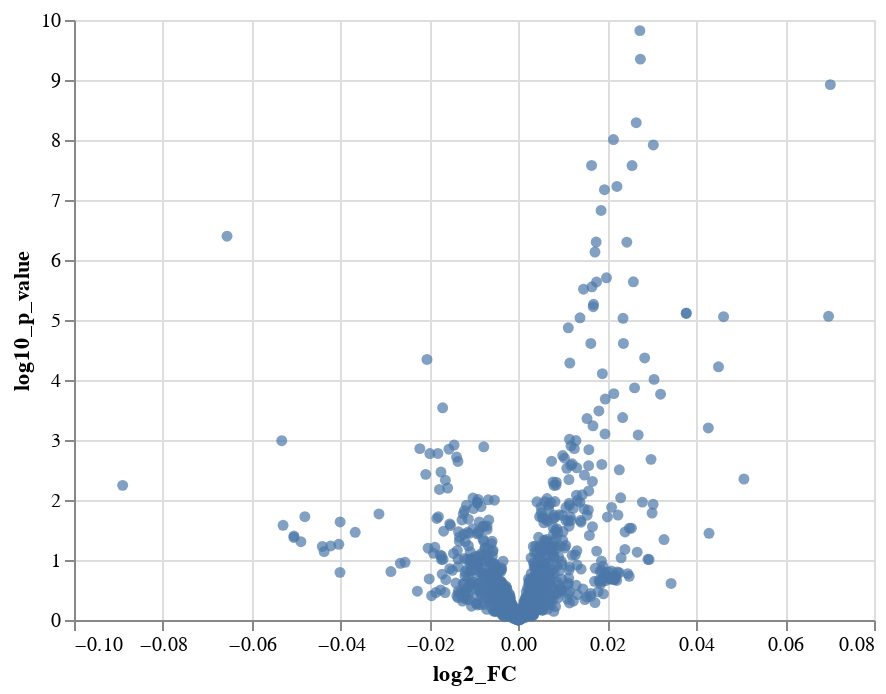

Write notebook code for a chart like this one.
### Code cell
altair.Chart(df_volcano_AD_MCI).mark_circle().encode(
    x='log2_FC',
    y='log10_p_value')

### Figure 1 — Vega-Lite specification as saved in the notebook (floating-point values rounded to 4 significant figures; data arrays with more than 128 entries replaced by an {"elided": "..."} marker saying what was removed)
{"config": {"view": {"continuousWidth": 400, "continuousHeight": 300}}, "data": {"name": "data-72f42d6a5f621b10fede62dc36ffba81"}, "mark": "circle", "encoding": {"x": {"field": "log2_FC", "type": "quantitative"}, "y": {"field": "log10_p_value", "type": "quantitative"}}, "$schema": "https://vega.github.io/schema/vega-lite/v4.17.0.json", "datasets": {"data-72f42d6a5f621b10fede62dc36ffba81": {"elided": "1345 records"}}}
